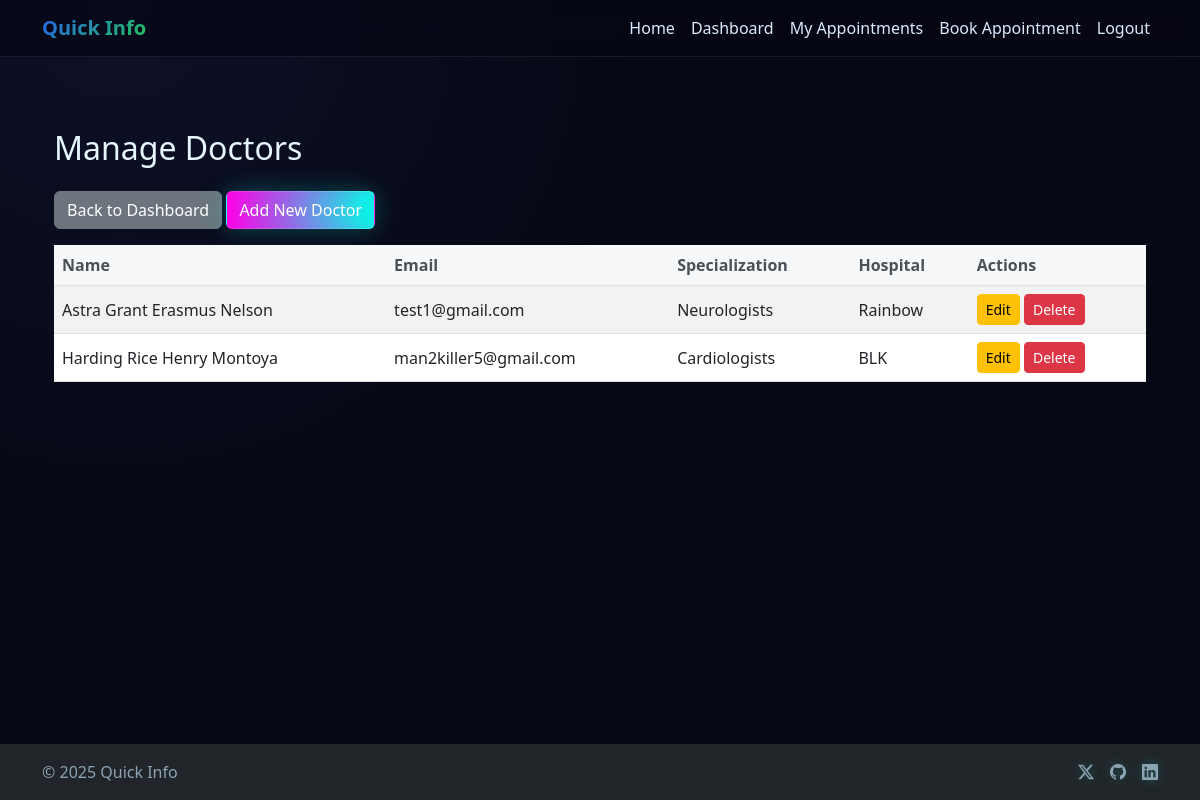
The app's page /admin_doctors/ (signed in), older data.
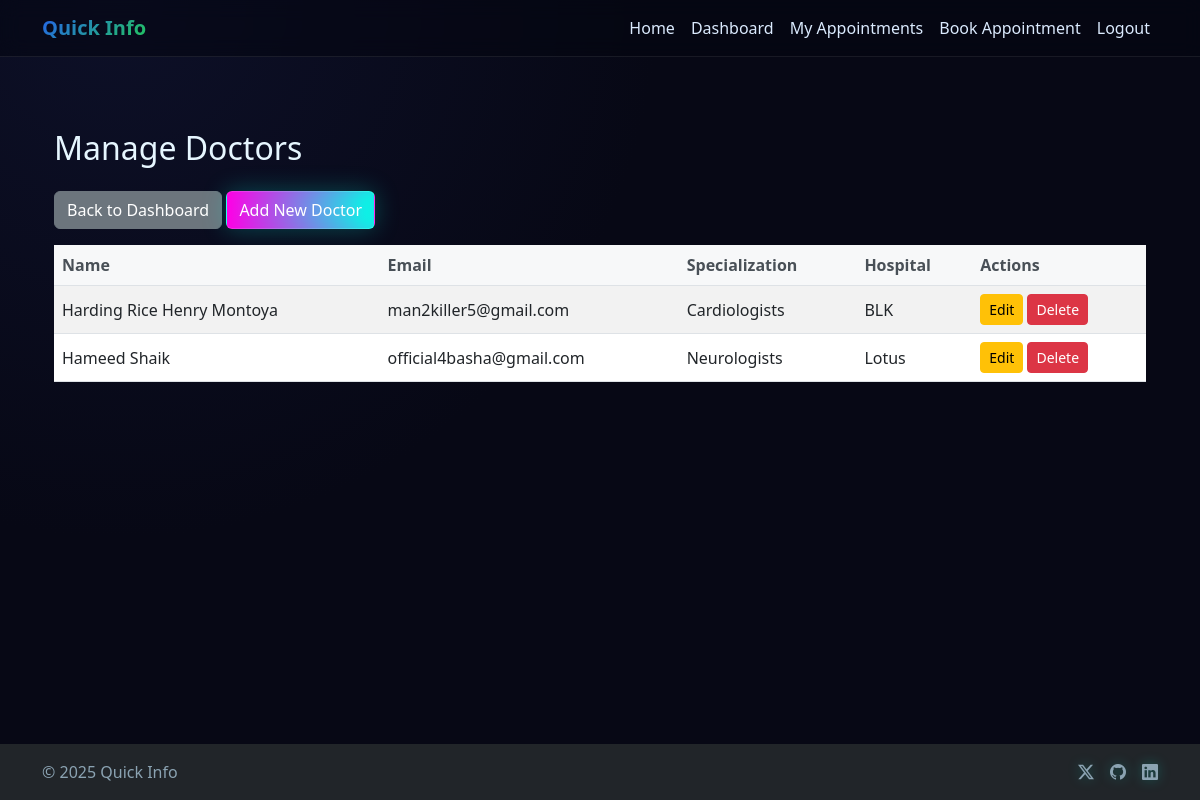
The same page, newer data.
### quickapp/models.py (models this page shows)
class Doctor_data(models.Model):
    fname=models.CharField(max_length=200,primary_key=True)
    lname=models.CharField(max_length=200)
    gender=models.CharField(max_length=20)
    email=models.EmailField(max_length=200,unique=True)
    mobile=models.IntegerField()
    specialization = models.CharField(max_length=200)
    hospital = models.CharField(max_length=200)
    price = models.CharField(max_length=10)
    address = models.CharField(max_length=500)
    password=models.CharField(max_length=30)
    latitude = models.FloatField(null=True, blank=True)
    longitude = models.FloatField(null=True, blank=True)
    map_embed = models.TextField(null=True, blank=True)

### quickapp/views.py (the view)
# urls.py: path('admin_doctors/', admin_doctors, name='admin_doctors'),
@admin_required
def admin_doctors(request):
    doctors = Doctor_data.objects.all()
    return render(request, 'admin_doctors.html', {'doctors': doctors})

### quickapp/views.py (called while the page is built)
def admin_required(view_func):
    @wraps(view_func)
    def wrapper(request, *args, **kwargs):
        if 'admin' not in request.session:
            messages.error(request, "Please log in as admin")
            return redirect('/admin_login/')
        return view_func(request, *args, **kwargs)
    return wrapper

### quickapp/templates/admin_doctors.html (shortened to what this page needs)
{% extends 'base.html' %}
{% block content %}
<div class="container mt-5">
    <div class="row">
        <div class="col-12">
            <h2 class="mb-4">Manage Doctors</h2>
            <a href="{% url 'admin_dashboard' %}" class="btn btn-secondary mb-3">Back to Dashboard</a>
            <a href="{% url 'admin_doctor_create' %}" class="btn btn-primary mb-3">Add New Doctor</a>
        </div>
    </div>
    <div class="row">
        <div class="col-12">
            <div class="table-responsive">
                <table class="table table-striped">
                    <thead>
                        <tr>
                            <th>Name</th>
                            <th>Email</th>
                            <th>Specialization</th>
                            <th>Hospital</th>
                            <th>Actions</th>
                        </tr>
                    </thead>
                    <tbody>
                        {% for doctor in doctors %}
                        <tr>
                            <td>{{ doctor.fname }} {{ doctor.lname }}</td>
                            <td>{{ doctor.email }}</td>
                            <td>{{ doctor.specialization }}</td>
                            <td>{{ doctor.hospital }}</td>
                            <td>
                                <a href="{% url 'admin_doctor_edit' doctor.fname %}" class="btn btn-sm btn-warning">Edit</a>
                                <a href="{% url 'admin_doctor_delete' doctor.fname %}" class="btn btn-sm btn-danger" onclick="return confirm('Are you sure you want to delete this doctor?')">Delete</a>
                            </td>
                        </tr>
                        {% empty %}
                        <tr>
                            <td colspan="5" class="text-center">No doctors found</td>
                        </tr>
                        {% endfor %}
                    </tbody>
                </table>
            </div>
        </div>
    </div>
</div>
{% endblock %}

Row changes from the older to the newer data that the page shows:
removed Doctor_data: fname "Astra Grant", lname "Erasmus Nelson", email "test1@gmail.com", specialization "Neurologists", hospital "Rainbow"
added Doctor_data: fname "Hameed", lname "Shaik", email "official4basha@gmail.com", specialization "Neurologists", hospital "Lotus"
